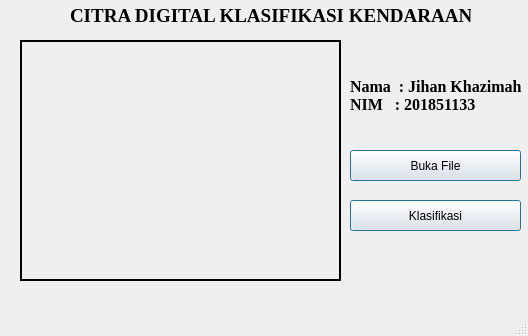
<?xml version="1.0" encoding="UTF-8"?>
<ui version="4.0">
 <class>MainWindow</class>
 <widget class="QMainWindow" name="MainWindow">
  <property name="geometry">
   <rect>
    <x>0</x>
    <y>0</y>
    <width>528</width>
    <height>336</height>
   </rect>
  </property>
  <property name="windowTitle">
   <string>MainWindow</string>
  </property>
  <property name="tabShape">
   <enum>QTabWidget::Rounded</enum>
  </property>
  <property name="unifiedTitleAndToolBarOnMac">
   <bool>false</bool>
  </property>
  <widget class="QWidget" name="centralwidget">
   <widget class="QPushButton" name="uploadButton">
    <property name="geometry">
     <rect>
      <x>350</x>
      <y>150</y>
      <width>171</width>
      <height>31</height>
     </rect>
    </property>
    <property name="text">
     <string>Buka File</string>
    </property>
    <property name="autoDefault">
     <bool>false</bool>
    </property>
    <property name="default">
     <bool>true</bool>
    </property>
    <property name="flat">
     <bool>false</bool>
    </property>
   </widget>
   <widget class="QLabel" name="label">
    <property name="geometry">
     <rect>
      <x>70</x>
      <y>0</y>
      <width>401</width>
      <height>31</height>
     </rect>
    </property>
    <property name="font">
     <font>
      <family>Times New Roman</family>
      <pointsize>14</pointsize>
      <weight>75</weight>
      <bold>true</bold>
      <underline>false</underline>
     </font>
    </property>
    <property name="text">
     <string>CITRA DIGITAL KLASIFIKASI KENDARAAN</string>
    </property>
   </widget>
   <widget class="QLabel" name="imageLabel">
    <property name="geometry">
     <rect>
      <x>20</x>
      <y>40</y>
      <width>321</width>
      <height>241</height>
     </rect>
    </property>
    <property name="focusPolicy">
     <enum>Qt::NoFocus</enum>
    </property>
    <property name="contextMenuPolicy">
     <enum>Qt::NoContextMenu</enum>
    </property>
    <property name="styleSheet">
     <string notr="true">QLineEdit{
	border-color: #000000;
	border-width: 1px;
	border-style: solid;
}</string>
    </property>
    <property name="frameShape">
     <enum>QFrame::WinPanel</enum>
    </property>
    <property name="text">
     <string/>
    </property>
   </widget>
   <widget class="QPushButton" name="prosesButton">
    <property name="geometry">
     <rect>
      <x>350</x>
      <y>200</y>
      <width>171</width>
      <height>31</height>
     </rect>
    </property>
    <property name="text">
     <string>Klasifikasi</string>
    </property>
    <property name="default">
     <bool>true</bool>
    </property>
   </widget>
   <widget class="QLabel" name="label_2">
    <property name="geometry">
     <rect>
      <x>350</x>
      <y>70</y>
      <width>181</width>
      <height>51</height>
     </rect>
    </property>
    <property name="font">
     <font>
      <family>Times New Roman</family>
      <pointsize>12</pointsize>
      <weight>75</weight>
      <bold>true</bold>
     </font>
    </property>
    <property name="text">
     <string>Nama  : Jihan Khazimah
NIM   : 201851133</string>
    </property>
   </widget>
  </widget>
  <widget class="QMenuBar" name="menubar">
   <property name="geometry">
    <rect>
     <x>0</x>
     <y>0</y>
     <width>528</width>
     <height>21</height>
    </rect>
   </property>
  </widget>
  <widget class="QStatusBar" name="statusbar"/>
 </widget>
 <resources/>
 <connections/>
</ui>
